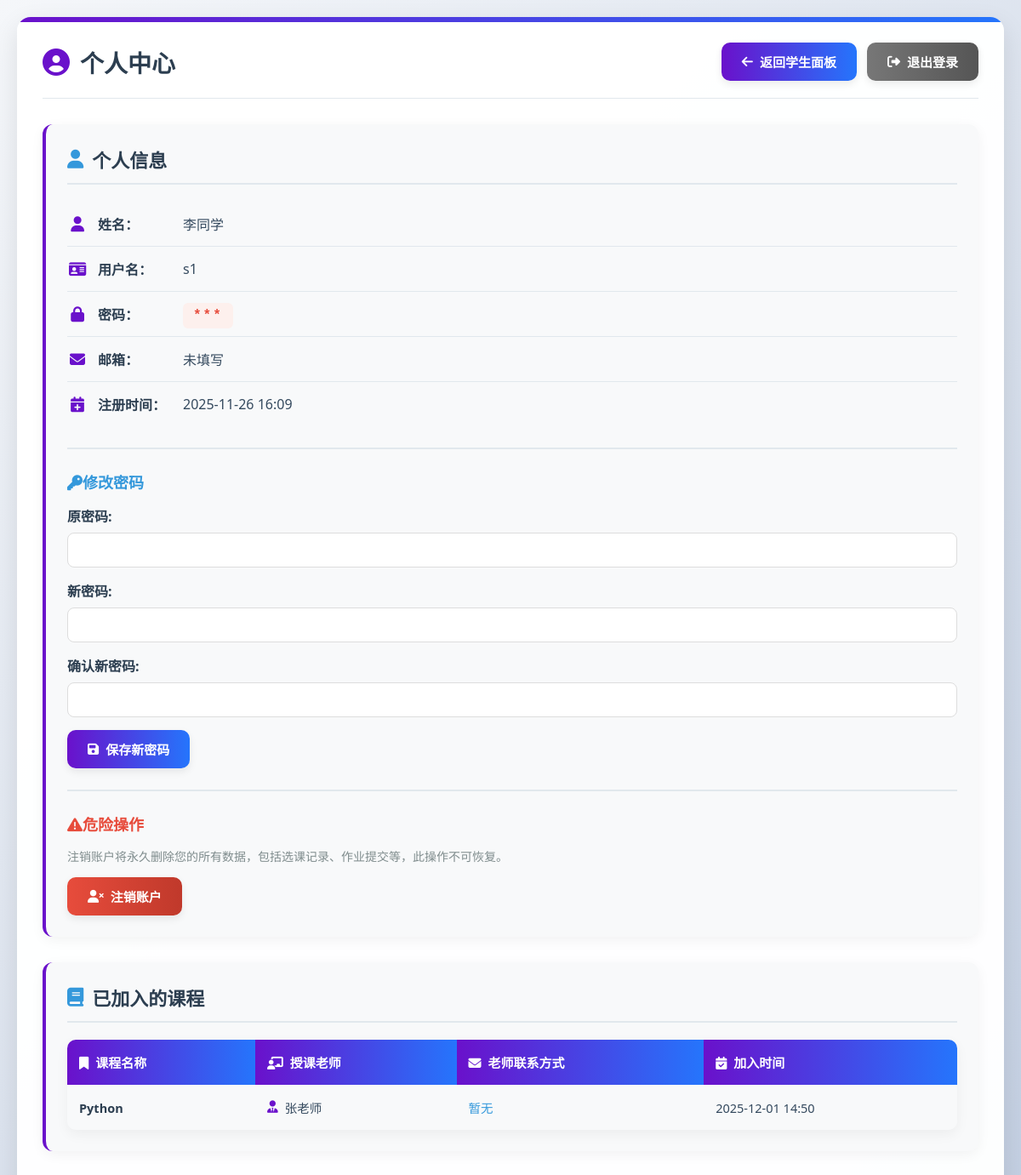
The app's page /student/profile (signed in) with its own data.
### app.py (models this page shows)
class User(db.Model):
    id = db.Column(db.Integer, primary_key=True)
    username = db.Column(db.String(80), unique=True, nullable=False)
    password = db.Column(db.String(120), nullable=False)
    role = db.Column(db.String(10), nullable=False)
    name = db.Column(db.String(100), nullable=False)
    email = db.Column(db.String(120), nullable=True)
    created_at = db.Column(db.DateTime, default=datetime.utcnow)

class Course(db.Model):
    id = db.Column(db.Integer, primary_key=True)
    name = db.Column(db.String(150), nullable=False)
    description = db.Column(db.Text, nullable=True)
    invite_code = db.Column(db.String(10), unique=True, nullable=False)
    teacher_id = db.Column(db.Integer, db.ForeignKey('user.id'), nullable=False)
    created_at = db.Column(db.DateTime, default=datetime.utcnow)
    teacher = relationship('User', backref=db.backref('courses', lazy=True))

class CourseEnrollment(db.Model):
    id = db.Column(db.Integer, primary_key=True)
    course_id = db.Column(db.Integer, db.ForeignKey('course.id'), nullable=False)
    student_id = db.Column(db.Integer, db.ForeignKey('user.id'), nullable=False)
    joined_at = db.Column(db.DateTime, default=datetime.utcnow)
    course = relationship('Course', backref=db.backref('enrollments', lazy=True, cascade='all, delete-orphan'))
    student = relationship('User', backref=db.backref('course_memberships', lazy=True))
    __table_args__ = (
        db.UniqueConstraint('course_id', 'student_id', name='uq_course_student'),
    )

### app.py (the view)
@app.route('/student/profile')
def student_profile():
    if 'user_id' not in session:
        flash('请先登录', 'error')
        return redirect(url_for('login'))
    if session.get('role') != 'student':
        flash('无权限访问该页面', 'error')
        return redirect(url_for('login'))
    user = User.query.get_or_404(session['user_id'])
    enrollments = CourseEnrollment.query.filter_by(student_id=user.id).order_by(CourseEnrollment.joined_at.desc()).all()
    courses_info = []
    for enrollment in enrollments:
        course = enrollment.course
        teacher = course.teacher if course else None
        courses_info.append({
            'course': course,
            'teacher': teacher,
            'joined_at': enrollment.joined_at
        })
    masked_password = '*' * len(user.password) if user.password else '未设置'
    return render_template('student_profile.html',
                           user=user,
                           masked_password=masked_password,
                           courses_info=courses_info)

### templates/student_profile.html (shortened to what this page needs)
<!DOCTYPE html>
<html lang="zh-CN">
<head>
    <link rel="stylesheet" href="https://cdnjs.cloudflare.com/ajax/libs/font-awesome/6.4.0/css/all.min.css">
</head>
<body>
    <div class="floating-elements">
    </div>
    <div class="container">
        <div class="header">
            <h1><i class="fas fa-user-circle"></i>个人中心</h1>
            <div class="btn-group">
                <a class="btn btn-primary" href="{{ url_for('student_dashboard') }}">
                    <i class="fas fa-arrow-left"></i>返回学生面板
                </a>
                <a class="btn btn-secondary" href="{{ url_for('logout') }}">
                    <i class="fas fa-sign-out-alt"></i>退出登录
                </a>
            </div>
        </div>
        <div class="section">
            <h2><i class="fas fa-user"></i>个人信息</h2>
            <ul class="info-list">
                <li>
                    <i class="fas fa-user"></i>
                    <span class="info-label">姓名：</span>
                    <span class="info-value">{{ user.name }}</span>
                </li>
                <li>
                    <i class="fas fa-id-card"></i>
                    <span class="info-label">用户名：</span>
                    <span class="info-value">{{ user.username }}</span>
                </li>
                <li>
                    <i class="fas fa-lock"></i>
                    <span class="info-label">密码：</span>
                    <span class="info-value">
                        <span class="password-masked">{{ masked_password }}</span>
                    </span>
                </li>
                <li>
                    <i class="fas fa-envelope"></i>
                    <span class="info-label">邮箱：</span>
                    <span class="info-value">{{ user.email or '未填写' }}</span>
                </li>
                <li>
                    <i class="fas fa-calendar-plus"></i>
                    <span class="info-label">注册时间：</span>
                    <span class="info-value">{{ user.created_at.strftime('%Y-%m-%d %H:%M') }}</span>
                </li>
            </ul>
            <div style="margin-top: 25px; padding-top: 25px; border-top: 2px solid #e1e8ed;">
                <h3 style="font-size: 18px; color: #3498db; margin-bottom: 15px;">
                    <i class="fas fa-key"></i>修改密码
                </h3>
                <form method="POST" action="{{ url_for('change_student_password') }}" style="display: flex; flex-direction: column; gap: 15px;">
                    <div style="display: flex; flex-direction: column; gap: 8px;">
                        <label style="font-weight: 600; color: #2c3e50;">原密码:</label>
                        <input type="password" name="old_password" required style="padding: 10px; border: 1px solid #ddd; border-radius: 8px; font-size: 14px;">
                    </div>
                    <div style="display: flex; flex-direction: column; gap: 8px;">
                        <label style="font-weight: 600; color: #2c3e50;">新密码:</label>
                        <input type="password" name="new_password" required minlength="6" style="padding: 10px; border: 1px solid #ddd; border-radius: 8px; font-size: 14px;">
                    </div>
                    <div style="display: flex; flex-direction: column; gap: 8px;">
                        <label style="font-weight: 600; color: #2c3e50;">确认新密码:</label>
                        <input type="password" name="confirm_password" required minlength="6" style="padding: 10px; border: 1px solid #ddd; border-radius: 8px; font-size: 14px;">
                    </div>
                    <button type="submit" class="btn btn-primary" style="align-self: flex-start;">
                        <i class="fas fa-save"></i>保存新密码
                    </button>
                </form>
            </div>
            <div style="margin-top: 25px; padding-top: 25px; border-top: 2px solid #e1e8ed;">
                <h3 style="font-size: 18px; color: #e74c3c; margin-bottom: 15px;">
                    <i class="fas fa-exclamation-triangle"></i>危险操作
                </h3>
                <p style="color: #7f8c8d; margin-bottom: 15px; font-size: 14px;">
                    注销账户将永久删除您的所有数据，包括选课记录、作业提交等，此操作不可恢复。
                </p>
                <button class="btn btn-danger" onclick="confirmDeleteAccount()">
                    <i class="fas fa-user-times"></i>注销账户
                </button>
            </div>
        </div>
        <div class="section">
            <h2><i class="fas fa-book"></i>已加入的课程</h2>
            {% if courses_info %}
            <table>
                <thead>
                    <tr>
                        <th><i class="fas fa-bookmark"></i>课程名称</th>
                        <th><i class="fas fa-chalkboard-teacher"></i>授课老师</th>
                        <th><i class="fas fa-envelope"></i>老师联系方式</th>
                        <th><i class="fas fa-calendar-check"></i>加入时间</th>
                    </tr>
                </thead>
                <tbody>
                    {% for item in courses_info %}
                    <tr>
                        <td class="course-name">{{ item.course.name if item.course else '-' }}</td>
                        <td>
                            <div class="teacher-name">
                                <i class="fas fa-user-tie"></i>
                                {{ item.teacher.name if item.teacher else '未知老师' }}
                            </div>
                        </td>
                        <td class="teacher-email">{{ item.teacher.email if item.teacher and item.teacher.email else '暂无' }}</td>
                        <td>{{ item.joined_at.strftime('%Y-%m-%d %H:%M') }}</td>
                    </tr>
                    {% endfor %}
                </tbody>
            </table>
            {% else %}
            <div class="empty-message">
                <i class="fas fa-book-open"></i>
                <p>尚未加入任何课程，可前往学生面板输入邀请码加入。</p>
            </div>
            {% endif %}
        </div>
    </div>
</body>
</html>

### templates/student_profile.html (style rules this page uses)
* { margin: 0; padding: 0; box-sizing: border-box; font-family: 'Segoe UI', 'Microsoft YaHei', sans-serif; }
body { background: linear-gradient(135deg, #f5f7fa 0%, #c3cfe2 100%); min-height: 100vh; padding: 20px; position: relative; overflow-x: hidden; }
body::before { content: ''; position: absolute; top: 0; left: 0; width: 100%; height: 100%; z-index: -1; }
.container { max-width: 1200px; margin: 0 auto; background: rgba(255, 255, 255, 0.97); border-radius: 16px; box-shadow: 0 10px 30px rgba(0, 0, 0, 0.1); padding: 30px; position: relative; overflow: hidden; animation: fadeIn 0.6s ease-out; }
.container::before { content: ''; position: absolute; top: 0; left: 0; width: 100%; height: 6px; background: linear-gradient(90deg, #6a11cb, #2575fc); }
.header { display: flex; justify-content: space-between; align-items: center; margin-bottom: 30px; padding-bottom: 20px; border-bottom: 1px solid #e1e8ed; }
h1 { font-size: 28px; color: #2c3e50; font-weight: 700; display: flex; align-items: center; gap: 12px; }
h1 i { color: #6a11cb; font-size: 32px; }
.btn-group { display: flex; gap: 12px; }
.btn { display: inline-flex; align-items: center; justify-content: center; gap: 8px; padding: 12px 24px; text-decoration: none; border-radius: 10px; font-weight: 600; font-size: 15px; transition: all 0.3s ease; border: none; cursor: pointer; box-shadow: 0 4px 10px rgba(0, 0, 0, 0.08); }
.btn-primary { background: linear-gradient(90deg, #6a11cb, #2575fc); color: white; }
.btn-secondary { background: linear-gradient(90deg, #777, #555); color: white; }
.btn-danger { background: linear-gradient(90deg, #e74c3c, #c0392b); color: white; }
.section { background: #f8f9fa; border-radius: 12px; padding: 25px; margin-bottom: 30px; box-shadow: 0 4px 15px rgba(0, 0, 0, 0.05); border-left: 4px solid #6a11cb; }
h2 { font-size: 22px; color: #2c3e50; margin-bottom: 20px; padding-bottom: 12px; border-bottom: 2px solid #e1e8ed; display: flex; align-items: center; gap: 10px; }
h2 i { color: #3498db; }
.info-list { list-style: none; padding: 0; margin: 0; }
.info-list li { display: flex; align-items: center; padding: 14px 0; border-bottom: 1px solid #e1e8ed; }
.info-list li:last-child { border-bottom: none; }
.info-list li i { width: 24px; color: #6a11cb; font-size: 18px; margin-right: 12px; text-align: center; }
.info-label { font-weight: 600; color: #2c3e50; width: 100px; min-width: 100px; }
.info-value { color: #34495e; flex: 1; }
.password-masked { font-family: 'Courier New', monospace; letter-spacing: 2px; color: #e74c3c; background: #fdf0ed; padding: 6px 12px; border-radius: 6px; font-weight: 600; }
table { width: 100%; border-collapse: collapse; margin-top: 15px; border-radius: 10px; overflow: hidden; box-shadow: 0 5px 15px rgba(0, 0, 0, 0.05); }
th { background: linear-gradient(90deg, #6a11cb, #2575fc); color: white; padding: 16px 14px; text-align: left; font-weight: 600; font-size: 15px; }
th i { margin-right: 8px; }
td { padding: 16px 14px; border-bottom: 1px solid #e1e8ed; color: #34495e; font-size: 14.5px; }
tr { transition: background-color 0.2s; }
tr:last-child td { border-bottom: none; }
.teacher-email { word-break: break-all; color: #3498db; }
.floating-elements { position: fixed; width: 100%; height: 100%; top: 0; left: 0; overflow: hidden; z-index: -1; pointer-events: none; }
.course-name { font-weight: 600; color: #2c3e50; }
.teacher-name { display: flex; align-items: center; gap: 8px; }
.teacher-name i { color: #6a11cb; }

### records on screen
User: name "李同学", username "s1", email "未填写", created_at "2025-11-26 16:09"
Course: course "Python"
User: teacher "张老师", teacher "暂无"
CourseEnrollment: joined_at "2025-12-01 14:50"

### other values on screen
{{ masked_password }} "***"
